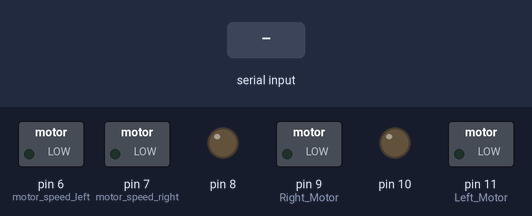
A sketch run on a simulated Arduino Uno, built with avr-gcc and run on an emulated ATmega328P. Shown: switched loads named in the sketch (green lamp = pin HIGH), output pins drawn as LEDs (lit = HIGH). The inputs (shaded band) are chosen by the test bench.

Above: at 1.2 s.
1.3 s: "1" received over the second serial link
At 2.3 s:
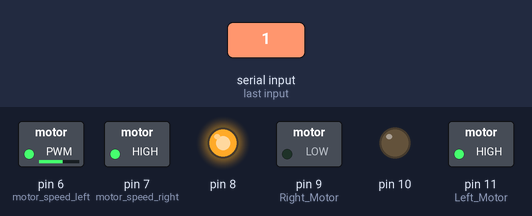
2.8 s: "2" received over the second serial link
At 3.4 s:
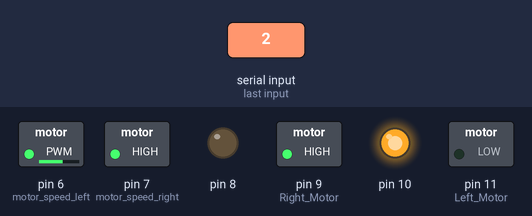
4.3 s: "3" received over the second serial link
At 5.5 s:
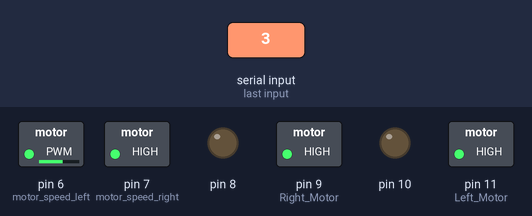
5.8 s: "4" received over the second serial link
At 6.9 s:
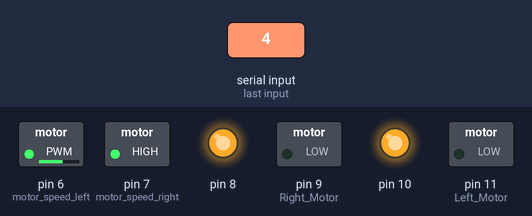
7.3 s: "0" received over the second serial link
At 8.0 s:
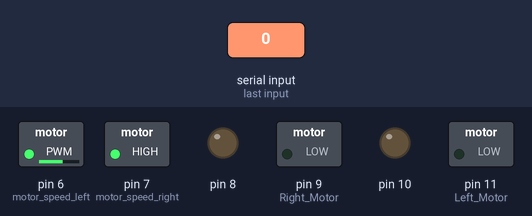
Timing chart, 0 to 9.8 s (numbered marks = the images above; inputs shaded):
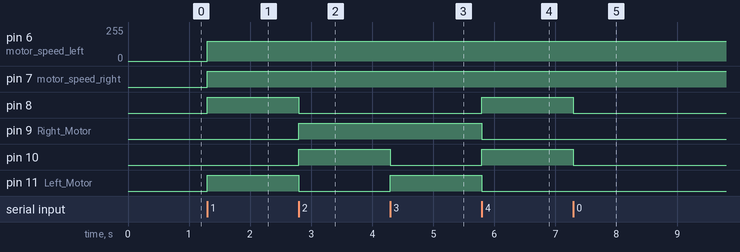

The sketch:

Robot_Control_with_bluetooth.ino
```cpp
#include <SoftwareSerial.h> //Library for serial communication
SoftwareSerial BT(4, 5);  // creates a "virtual" serial port/UART
// connect BT module TX to 3
// connect BT module RX to 5
// connect BT Vcc to 5V, GND to GND

int motor_speed_left = 6;
int motor_speed_right = 7;
int speed = 150;

void setup() {
  pinMode(11, OUTPUT); //Left Motor
  pinMode(10, OUTPUT);
  pinMode(9, OUTPUT); //Right Motor
  pinMode(8, OUTPUT);
  BT.begin(9600);
  BT.println("Bluetooth robot is ready to control");

}
char a;
void loop() {
  if (BT.available()){
    a=(BT.read());
    if (a=='1'){
      analogWrite(motor_speed_left, speed);
      analogWrite(motor_speed_right, speed);
      digitalWrite(11, HIGH);
      digitalWrite(10, LOW);
      digitalWrite(8, HIGH);
      digitalWrite(9, LOW); //Forward control
    }
    else if (a=='2'){
      analogWrite(motor_speed_left, speed);
      analogWrite(motor_speed_right, speed);
      digitalWrite(11, LOW);
      digitalWrite(10, HIGH);
      digitalWrite(8, LOW);
      digitalWrite(9, HIGH); //Backward control
    }
    else if (a=='3'){
      analogWrite(motor_speed_left, speed);
      analogWrite(motor_speed_right, speed);
      digitalWrite(11, HIGH);
      digitalWrite(10, LOW);
      digitalWrite(8, LOW);
      digitalWrite(9, HIGH); //Right control
    }
    else if (a=='4'){
      analogWrite(motor_speed_left, speed);
      analogWrite(motor_speed_right, speed);
      digitalWrite(11, LOW);
      digitalWrite(10, HIGH);
      digitalWrite(8, HIGH);
      digitalWrite(9, LOW); //Left control
    }
    else{
      analogWrite(motor_speed_left, speed);
      analogWrite(motor_speed_right, speed);
      digitalWrite(11, LOW);
      digitalWrite(10, LOW);
      digitalWrite(8, LOW);
      digitalWrite(9, LOW); //Stop control
    }
  }
}
```

Measured:
- after the input at 1.3 s, pin 6 (motor_speed_left): 0/255 → 150/255 at once; pin 7 (motor_speed_right), pin 8, pin 11 (Left_Motor): LOW → HIGH at once
- after the input at 2.8 s, pin 8, pin 11 (Left_Motor): HIGH → LOW at once; pin 9 (Right_Motor), pin 10: LOW → HIGH at once
- after the input at 4.3 s, pin 10: HIGH → LOW at once; pin 11 (Left_Motor): LOW → HIGH at once
- after the input at 5.8 s, pin 8, pin 10: LOW → HIGH at once; pin 9 (Right_Motor), pin 11 (Left_Motor): HIGH → LOW at once
- after the input at 7.3 s, pin 8, pin 10: HIGH → LOW at once
